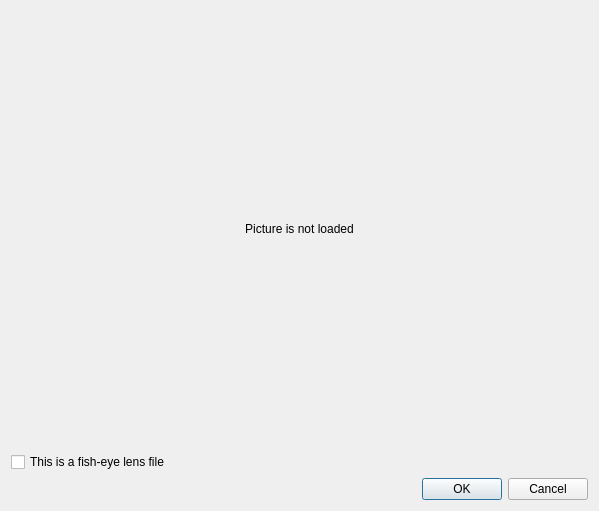
<?xml version="1.0" encoding="UTF-8"?>
<ui version="4.0">
 <class>QnMediaFileSettingsDialog</class>
 <widget class="QDialog" name="QnMediaFileSettingsDialog">
  <property name="geometry">
   <rect>
    <x>0</x>
    <y>0</y>
    <width>599</width>
    <height>511</height>
   </rect>
  </property>
  <property name="windowTitle">
   <string>File Settings</string>
  </property>
  <layout class="QVBoxLayout" name="verticalLayout_3">
   <item>
    <widget class="QStackedWidget" name="stackedWidget">
     <property name="currentIndex">
      <number>0</number>
     </property>
     <widget class="QWidget" name="imagePage">
      <layout class="QVBoxLayout" name="verticalLayout">
       <property name="leftMargin">
        <number>0</number>
       </property>
       <property name="topMargin">
        <number>0</number>
       </property>
       <property name="rightMargin">
        <number>0</number>
       </property>
       <property name="bottomMargin">
        <number>0</number>
       </property>
       <item>
        <widget class="QnFramedLabel" name="imageLabel">
         <property name="lineWidth">
          <number>4</number>
         </property>
         <property name="text">
          <string>Picture is not loaded</string>
         </property>
         <property name="scaledContents">
          <bool>true</bool>
         </property>
         <property name="alignment">
          <set>Qt::AlignCenter</set>
         </property>
        </widget>
       </item>
      </layout>
     </widget>
     <widget class="QWidget" name="fisheyePage">
      <layout class="QVBoxLayout" name="verticalLayout_2">
       <property name="leftMargin">
        <number>0</number>
       </property>
       <property name="topMargin">
        <number>0</number>
       </property>
       <property name="rightMargin">
        <number>0</number>
       </property>
       <property name="bottomMargin">
        <number>0</number>
       </property>
       <item>
        <widget class="QnFisheyeSettingsWidget" name="fisheyeWidget" native="true"/>
       </item>
      </layout>
     </widget>
    </widget>
   </item>
   <item>
    <widget class="QCheckBox" name="fisheyeCheckBox">
     <property name="text">
      <string>This is a fish-eye lens file</string>
     </property>
    </widget>
   </item>
   <item>
    <widget class="QDialogButtonBox" name="buttonBox">
     <property name="orientation">
      <enum>Qt::Horizontal</enum>
     </property>
     <property name="standardButtons">
      <set>QDialogButtonBox::Cancel|QDialogButtonBox::Ok</set>
     </property>
    </widget>
   </item>
  </layout>
 </widget>
 <customwidgets>
  <customwidget>
   <class>QnFisheyeSettingsWidget</class>
   <extends>QWidget</extends>
   <header>ui/widgets/properties/fisheye_settings_widget.h</header>
   <container>1</container>
  </customwidget>
  <customwidget>
   <class>QnFramedLabel</class>
   <extends>QLabel</extends>
   <header location="global">ui/widgets/framed_label.h</header>
  </customwidget>
 </customwidgets>
 <resources/>
 <connections/>
</ui>
